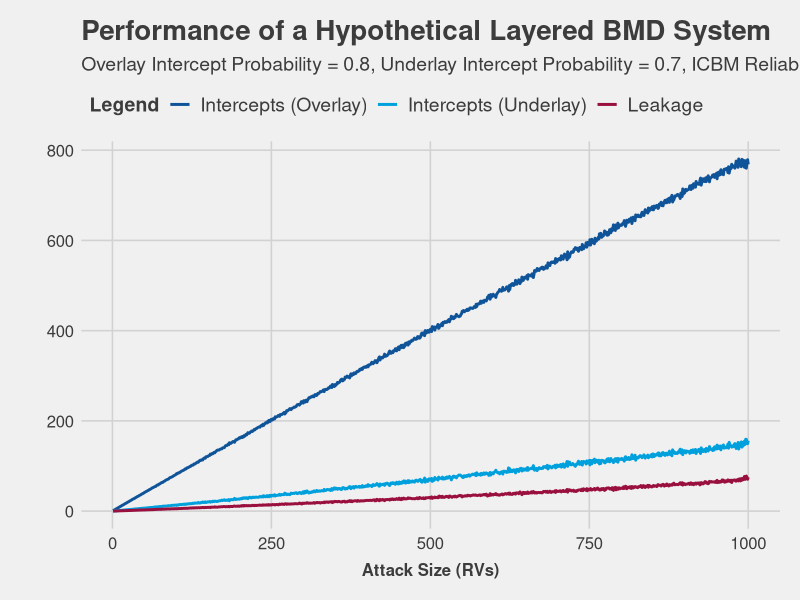
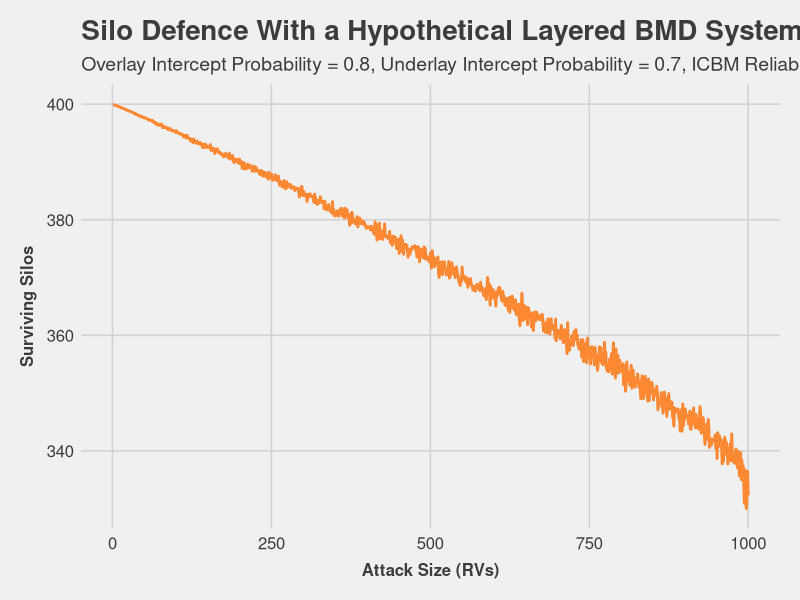

Reproduce these figures in R, in order.
library(ggplot2)
library(ggthemes)
library(dplyr)
set.seed(123)

# Extra tweaks for plotting
plot_theme <- theme(
    plot.title = element_text(
        size = 20, face = "bold", hjust = 0,
        margin = margin(b = 0.25, unit = "cm")),
    plot.subtitle = element_text(
        size = 14, hjust = 0),
    axis.title.x = element_text(
        size = 12, face = "bold", angle = 0,
        margin = margin(t = 0.25, unit = "cm")),
    axis.title.y = element_text(
        size = 12, face = "bold", angle = 90,
        margin = margin(r = 0.25, unit = "cm")),
    axis.text = element_text(
        size = 12),
    legend.title = element_text(
        size = 14, face = "bold"),
    legend.text = element_text(
        size = 14),
    legend.position = "top",
    legend.justification = "left"
)

# Layered defence
layered_defence <- function(p_over, p_under, p_k, silos, attack_size) { # nolint
    # Generate sequence of decreasing probabilities
    overlay_probs <- rnorm(attack_size, p_over, 0.01) %>%
        sort(decreasing = TRUE)
    underlay_probs <- rnorm(attack_size, p_under, 0.01) %>%
        sort(decreasing = TRUE)

    # Pre-allocate space
    overlay_int <- double(attack_size)
    overlay_leak <- double(attack_size)
    underlay_int <- double(attack_size)
    underlay_leak <- double(attack_size)
    surviving_silos <- double(attack_size)

    # Simulate the attack
    for (i in 1:attack_size) {
        prob_int_overlay <- rnorm(1, overlay_probs[i], 0.005)
        prob_int_underlay <- rnorm(1, underlay_probs[i], 0.005)

        overlay_int[i] <- i * prob_int_overlay
        overlay_leak[i] <- i - overlay_int[i]

        underlay_int[i] <- overlay_leak[i] * prob_int_underlay
        underlay_leak[i] <- overlay_leak[i] - underlay_int[i]

        surviving_silos[i] <- silos - underlay_leak[i] * p_k
    }
    results <- tibble( # nolint
        rvs = seq(1, attack_size),
        overlay = overlay_int,
        underlay = underlay_int,
        leakage = underlay_leak,
        survival = surviving_silos
    )
}

layered_perf <- layered_defence(0.8, 0.7, 0.9, 400, 1000)

colors_2 <- c(
    "Intercepts (Overlay)" = "#0F5499",
    "Intercepts (Underlay)" = "#00A0DD",
    "Leakage" = "#990F3D"
)

layered_perf_chart <- ggplot(
    data = layered_perf,
    aes(x = rvs)
) +
    geom_line(
        aes(y = overlay, color = "Intercepts (Overlay)"),
        linewidth = 1.0
) +
    geom_line(
        aes(y = underlay, color = "Intercepts (Underlay)"),
        linewidth = 1.0
) +
    geom_line(
        aes(y = leakage, color = "Leakage"),
        linewidth = 1.0
) +
    labs(
        x = "Attack Size (RVs)",
        y = "",
        title = "Performance of a Hypothetical Layered BMD System",
        subtitle = "Overlay Intercept Probability = 0.8, Underlay Intercept Probability = 0.7, ICBM Reliability = 0.9", # nolint
        color = "Legend"
) +
    scale_color_manual(
        values = colors_2
) +
    theme_fivethirtyeight() +
    plot_theme

print(layered_perf_chart)

layered_silos_chart <- ggplot(
    data = layered_perf,
    aes(x = rvs, y = survival)
) +
    geom_line(
        colour = "#FF8833",
        linewidth = 1.0
) +
    labs(
        x = "Attack Size (RVs)",
        y = "Surviving Silos",
        title = "Silo Defence With a Hypothetical Layered BMD System",
        subtitle = "Overlay Intercept Probability = 0.8, Underlay Intercept Probability = 0.7, ICBM Reliability = 0.9" # nolint
) +
    theme_fivethirtyeight() +
    plot_theme

print(layered_silos_chart)